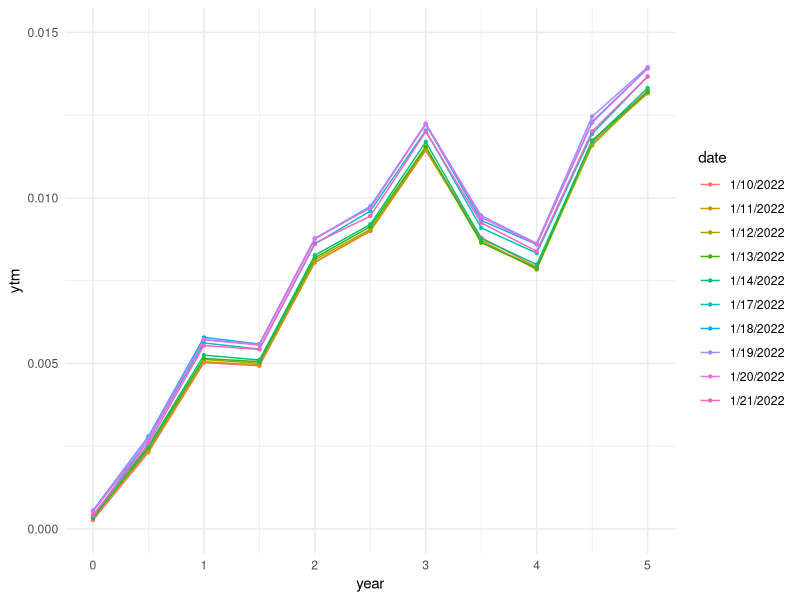
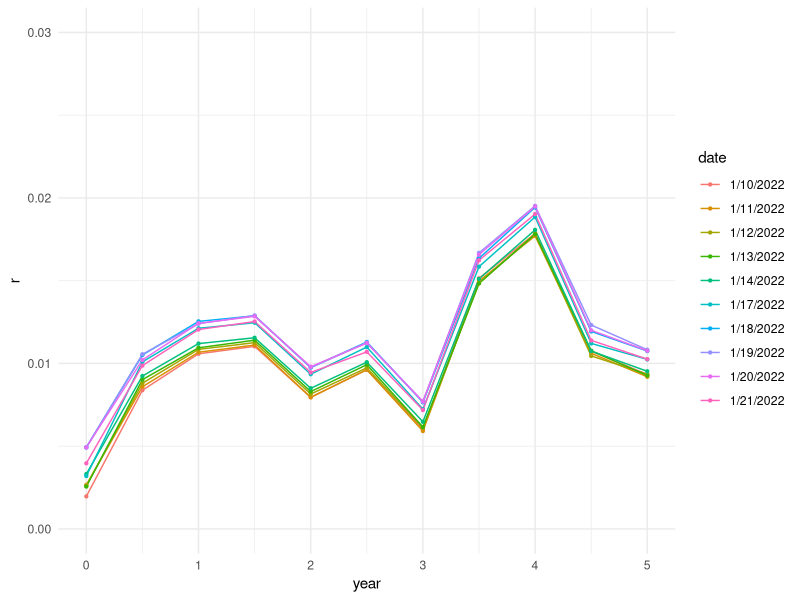
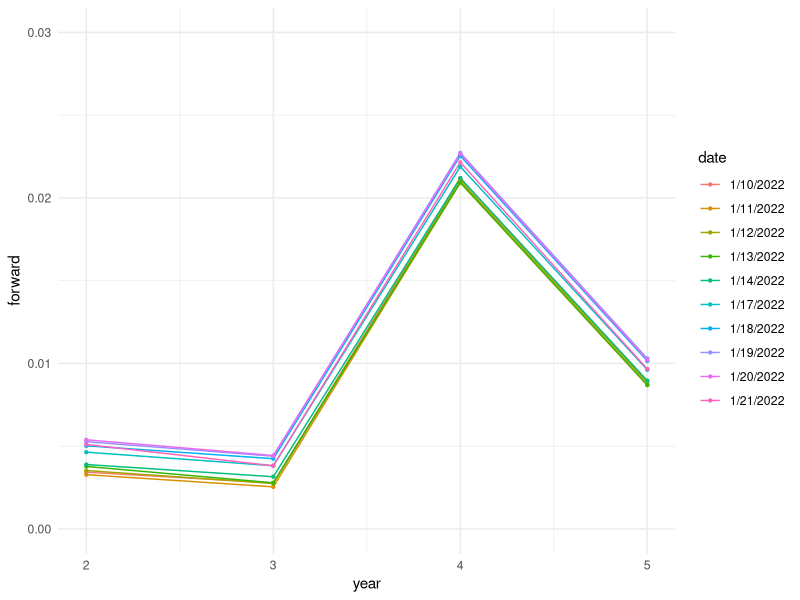

Reproduce these figures in R, in order.
## ---- chunk 1
knitr::opts_chunk$set(echo = FALSE,warning = FALSE)
library(tidyverse)
# for time clean up
library(chron)
library(knitr)
library(ggplot2)
library(kableExtra)
# file includes bond name, coupon, ISIN, issue date, maturity date, 
# and 10 days of quoted price from Jan10th-Jan24th
data<-read.csv("Data/CanadianGovernmentBond.csv")
## ---- chunk 2
# round the maturity date to nearest month for convenient calculation of yield
# note all maturity date at the end of the month
data <- data %>% 
  mutate(maturity = chron(chron(as.character(Maturity.Dtae)), format = c(dates = "mon year")))

# change the coupon to decimal only
data <- data %>%
  mutate(Coupon = as.numeric(strsplit(as.character(Coupon), "%")))

data <- data %>%filter(Coupon <=2)

# select 11 bonds 6 months apart in order to construct a 0-5 years yield curve
bond <- data[c(13,18,21,22,25,23,4,5,7,8,10),]

# change col names
colnames(bond) <- c("Name", "Coupon", "ISIN", "Issue.date", "Maturity.date", "1/10/2022", "1/11/2022", "1/12/2022", "1/13/2022", "1/14/2022", "1/17/2022", "1/18/2022", "1/19/2022", "1/20/2022", "1/21/2022", "maturity")

# change name to 'CAN + "coupon" + "maturity"' 
# ie(“CAN 2.5 Jun 24” refers to the Canadian Government bond with a maturity 
# in June 24 and a coupon of 2.5)
bond <- bond %>%
  mutate(fullname = paste("CAN", as.character(Coupon),as.character(maturity)))
# Add term to maturity for cash flow vector
bond <- bond %>% mutate(term_to_maturity = c(0,1,2,3,4,5,6,7,8,9,10))

## ---- chunk 3
knitr::kable(bond[1:5], "simple", caption = "11 Selected Bonds")%>%
  kable_styling(latex_options = "HOLD_position")
## ---- chunk 4
# tidy data
bond <- bond %>% pivot_longer(c("1/10/2022", "1/11/2022", "1/12/2022", "1/13/2022", "1/14/2022", "1/17/2022", "1/18/2022", "1/19/2022", "1/20/2022", "1/21/2022"), names_to = "date", values_to = "yield")
## ---- chunk 5
head(bond)%>%
  knitr::kable(caption = "Head of cleaned bond data")%>%
  kable_styling(latex_options = "HOLD_position")
## ---- chunk 6
# Day count convention of actual/365
### get dirty price
## first get accrued interest
# AI= n/365*coupon, with n being the number of days since the last coupon payment

# find when coupon was paid in 2021, if no coupon paid then use issue date
bond <- bond %>%
  mutate(coupon_payment_21 = case_when(
    chron(date)-chron(as.character(Issue.date)) < 182 ~ substr(Issue.date,1,8),
    chron(date)-chron(as.character(Issue.date)) >= 182 ~ substr(Maturity.date,1,7))
  )
           

bond <- bond %>%
  mutate(yr = "21")

bond <- bond%>%unite("coupon_payment_21", coupon_payment_21:yr, sep="")

bond <- bond %>% mutate(coupon_payment_21 = case_when(
  chron(date)-chron(coupon_payment_21) > 182 ~ chron(coupon_payment_21)+182,
  chron(date)-chron(coupon_payment_21) <= 182 ~ chron(coupon_payment_21)
  ))


# add n to data
bond <- bond %>% mutate(n = as.numeric(chron(date)-chron(coupon_payment_21)))

## AI ###FINALLY 
bond <- bond %>% mutate(AI = n/365*Coupon)
## Dirty price
bond <- bond %>% mutate(DP = AI+yield)
##
## ---- chunk 7
### YTM
# future value
bond <- bond %>% mutate(FV = 100+Coupon/2)

# selected bonds in half year interval, we estimate cash flow vector
cashf <- function(dirty_price, coupon, term_to_maturity, future_value){
  cf = rep(coupon, term_to_maturity+2)
  cf[1] = -dirty_price
  cf[term_to_maturity+2] = future_value
  return(cf)
}

# Create bond valuation function
bval <- function(i, cf,
     t=seq(along = cf))
     sum(cf / (1 + i)^t)

# Create ytm() function using uniroot
ytm <- function(cf) {
    uniroot(bval, c(0, 1), cf = cf)$root
}

for (i in 1:length(bond$date)){bond$ytm[i]=
  ytm(cashf(bond$DP[i],bond$Coupon[i],bond$term_to_maturity[i],bond$FV[i]))}
## ---- chunk 8
bond<- bond%>%mutate(
  year=term_to_maturity/2
)

# plot ytm
bond%>%ggplot(aes(x=year,y=ytm))+
  geom_line(aes(group=date, colour=date))+
  geom_point(aes(colour=date), size=0.8)+
  theme_minimal()+
  ylim(0.0,0.015)
## ---- chunk 9
bond <- bond %>% 
  mutate(ttm=
           (as.numeric(
             chron(as.character(bond$Maturity.date))-
               chron(bond$date)))/365)


## Apparently R doesnt have += like python
## so lets define it
cumsum = function(x1,x2) eval.parent(substitute(x1<-x1+x2))

## short rate with bootstrapping
for (i in 1:10){
  bond$r[i]=-log(bond$DP[i]/bond$FV[i])/bond$ttm[i]
  prev = bond$Coupon[i]/2*exp(-bond$r[i]*bond$ttm[i])
  for (j in 1:10){
    bond$r[i+10*j]=-log((bond$DP[i+10*j]-prev)/bond$FV[i+10*j])/bond$ttm[i+10*j]
    perv = cumsum(prev, (bond$Coupon[i+10*j]/2*exp(-bond$r[i+10*j]*bond$ttm[i+10*j])))
  }
}
### fix
#-log((bond$DP[11]-bond$Coupon[11]/2*exp(-r1*bond$ttm[1]))/bond$FV[11])/bond$ttm[11]
## ---- chunk 10
# plot spot rate
bond%>%ggplot(aes(x=year,y=r))+
  geom_line(aes(group=date, colour=date))+
  geom_point(aes(colour=date), size=0.8)+
  theme_minimal()+
  ylim(0.0,0.03)
## ---- chunk 11
bond$forward = 0

for (i in 2:5){
  for (j in 1:10){
    r_1j = bond$r[20+j]
    r_ij = bond$r[20*i+j]
    t_j = bond$date[j]
    T_i = bond$Maturity.date[i*20+1]
    T_1 = bond$Maturity.date[21]
    bond$forward[20*i+j] = 
      (r_ij*(as.numeric(chron(as.character(T_i))-chron(t_j))/365)-
      r_1j*(as.numeric(chron(as.character(T_1))-chron(t_j))/365))/
      (as.numeric(chron(as.character(T_i))-chron(as.character(T_1)))/365)
  }
}


forward_data<- bond%>% filter(forward != 0.0)
## ---- chunk 12
# plot forward
forward_data%>%ggplot(aes(x=year,y=forward))+
  geom_line(aes(group=date, colour=date))+
  geom_point(aes(colour=date), size=0.8)+
  theme_minimal()+
  ylim(0.0,0.03)
## ---- chunk 13
year_data <- bond %>% filter(year==1|year==2|year==3|year==4|year==5)


yield = matrix(nrow=9,ncol = 5)

for (i in 1:5){
  for (j in 1:9){
    yield[j,i]=log(year_data$ytm[(i-1)*10+j+1]/year_data$ytm[(i-1)*10+j])
  }
}

as.data.frame(cov(yield))%>%
  knitr::kable(caption = "Covariance Matrix of daily log return of Yield")%>%
  kable_styling(latex_options = "HOLD_position")

## ---- chunk 14
forward = matrix(nrow = 9, ncol=4)

for (i in 1:4){
  for (j in 1:9){
    forward[j,i]=
      log(forward_data$forward[(i-1)*10+j+1]/forward_data$forward[(i-1)*10+j])
  }
}

as.data.frame(cov(forward))%>%
  knitr::kable(caption = "Covariance Matrix of daily log return of Forward Rate")%>%
  kable_styling(latex_options = "HOLD_position")

## ---- chunk 15
rbind(c("Eigen Value 1","Eigen Value 2","Eigen Value 3","Eigen Value 4","Eigen Value 5"),eigen(cov(yield))$value,c("Eigen Vector 1","Eigen Vector 2","Eigen Vector 3","Eigen Vector 4","Eigen Vector 5"),eigen(cov(yield))$vector)%>%
  knitr::kable(caption = "Eigen Values of Covariance Matrix of daily log return of Yield")%>%
  kable_styling(latex_options = "HOLD_position")

## ---- chunk 16
rbind(c("Eigen Value 1","Eigen Value 2","Eigen Value 3","Eigen Value 4"),eigen(cov(forward))$value,c("Eigen Vector 1","Eigen Vector 2","Eigen Vector 3","Eigen Vector 4"),eigen(cov(forward))$vector)%>%
  knitr::kable(caption = "Eigen Values of Covariance Matrix of daily log return of Forward rate")%>%
  kable_styling(latex_options = "HOLD_position")
